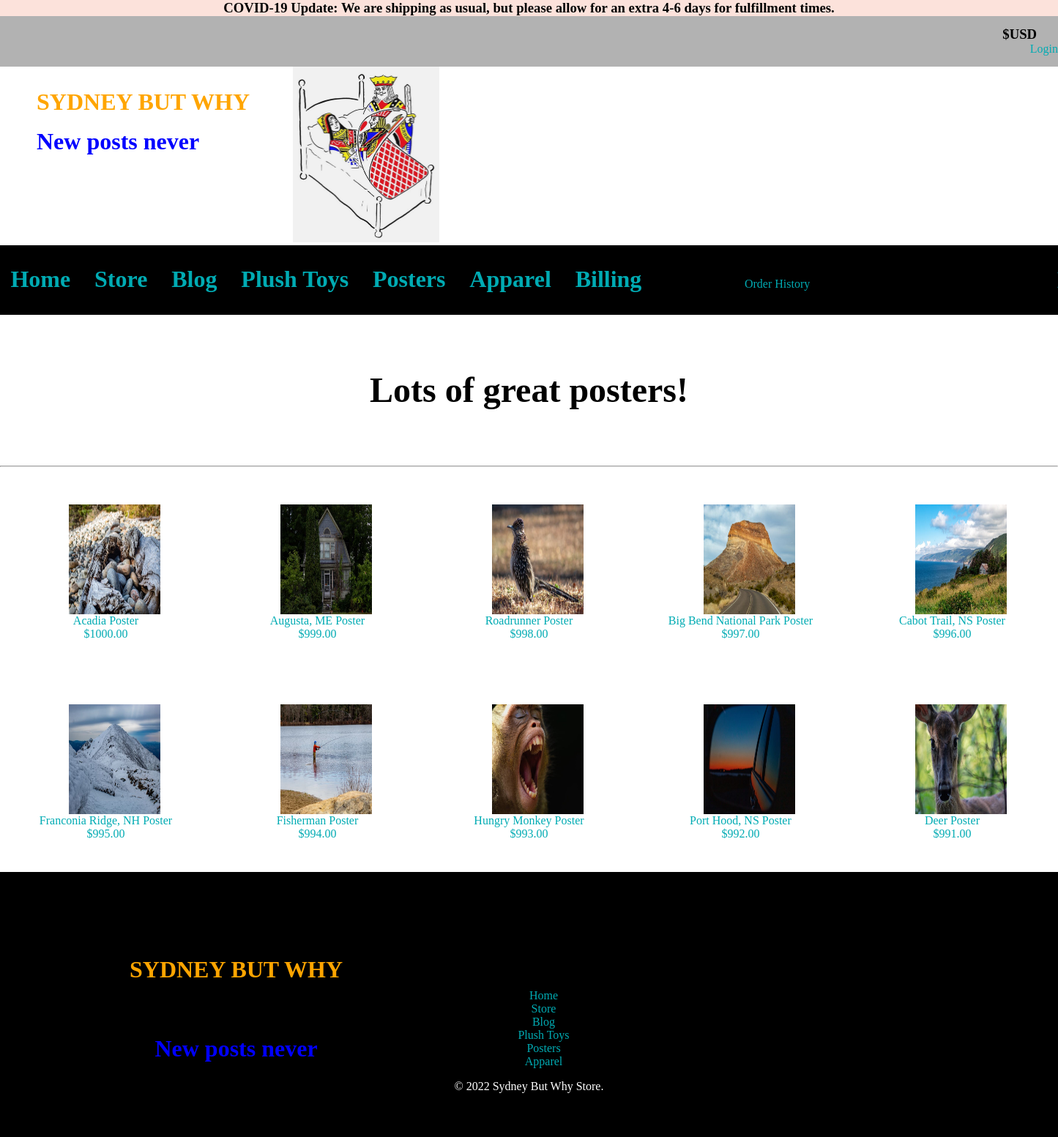
Screenshot of /posters with the database file from the repository.
### app.py (models this page shows)
    class Item(db.Model):
        __tablename__ = "items"
        id = db.Column(db.Integer, primary_key=True)
        product_title = db.Column(db.String(100), nullable=False)
        product_price = db.Column(db.String(50), nullable=False)
        img_url = db.Column(db.String(500), nullable=False)
        description = db.Column(db.String(250), nullable=False)
        item_type = db.Column(db.String(250), nullable=False)
        cart = db.relationship('Cart', backref='item')

### app.py (the view)
@app.route("/posters", methods=["GET", "POST"])
def posters():
    posterz = Item.query.filter_by(item_type="Poster").all()
    return render_template("posters.html", posterz=posterz)

### templates/posters.html
{% extends 'base.html' %}
{% block content %}
<h1 class="main_title">Lots of great posters!</h1>
<hr>
<div class="product_container">
{% for poster in posterz: %}
<div class="product_card">
<img class="product_img" src="{{ poster.img_url }}">
<a class="small_product_title" href="{{url_for('product', product_id=poster.id)}}"> {{ poster.product_title }}</a>
<a class="small_product_title" href="{{url_for('product', product_id=poster.id)}}"> {{ poster.product_price }} </a>
</div>
{% endfor %}
</div>
{% endblock %}

### static/css/styles.css (style rules this page uses)
body { margin: 0; padding: 0; }
a { color: #00ABB3; text-decoration: none; }
.main_title { text-align: center; color: black; padding: 3% 3%; font-weight: bold; font-size: 3rem; }
.product_img { width: 125px; height: 150px; position: relative; left: 25%; }
.product_container { display: flex; flex-wrap: wrap; text-align: center; }
.product_card { display: flex; flex-direction: column; height: 14%; width: 14%; margin: 3% 3%; }

### rows the page displays
Item: img_url (picture), product_title "Acadia Poster", product_price "$1000.00"
Item: img_url (picture), product_title "Augusta, ME Poster", product_price "$999.00"
Item: img_url (picture), product_title "Roadrunner Poster", product_price "$998.00"
Item: img_url (picture), product_title "Big Bend National Park Poster", product_price "$997.00"
Item: img_url (picture), product_title "Cabot Trail, NS Poster", product_price "$996.00"
Item: img_url (picture), product_title "Franconia Ridge, NH Poster", product_price "$995.00"
Item: img_url (picture), product_title "Fisherman Poster", product_price "$994.00"
Item: img_url (picture), product_title "Hungry Monkey Poster", product_price "$993.00"
Item: img_url (picture), product_title "Port Hood, NS Poster", product_price "$992.00"
Item: img_url (picture), product_title "Deer Poster", product_price "$991.00"
